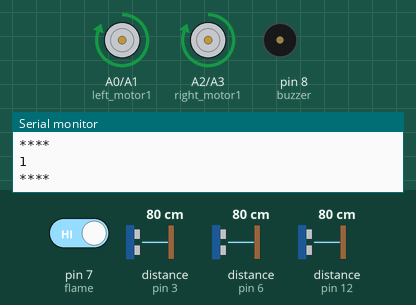
Bench run of a sketch on a simulated Arduino Uno, built with avr-gcc and run on an emulated ATmega328P. Parts: motor-driver pin pairs drawn as motors (green arrow = first pin HIGH = forward, orange = second pin HIGH = backward, longer = more drive), buzzer (waves = sounding, pin HIGH), the last lines printed to the serial monitor. Wiring (inferred from the names in the program): 3 × ultrasonic range finder: trigger pin 2, echo pin 6 / trigger pin 5, echo pin 3 / trigger pin 13, echo pin 12. The inputs (shaded band) are chosen by the test bench; at power-on: pin 7 (flame) HIGH, distance to the obstacle (sensors on pin 6, pin 3, pin 12) 80 cm. The echo pulse lasts 58.3 µs per cm; pins used as bus, display or sensor lines are not drawn.

Above: at 4.3 s.
4.4 s: pin 7 (flame) driven LOW
At 6.3 s:
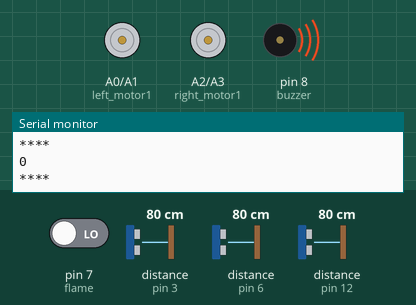
8.9 s: pin 7 (flame) driven HIGH
17.0 s: distance to the obstacle (sensor on pin 6) set to 4 cm
At 21.9 s:
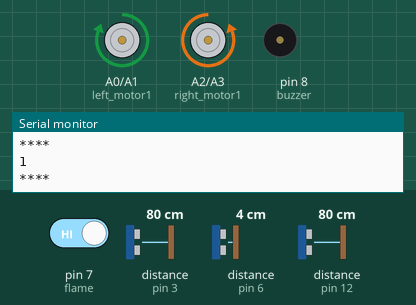
26.1 s: distance to the obstacle (sensor on pin 6) set to 35 cm
At 29.4 s:
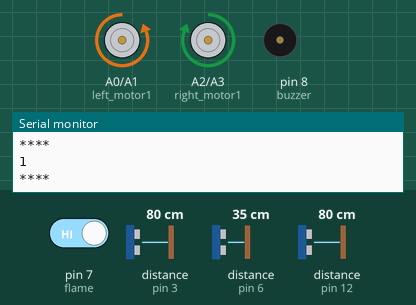
Timing chart, 0 to 35.0 s (numbered marks = the images above; inputs shaded):
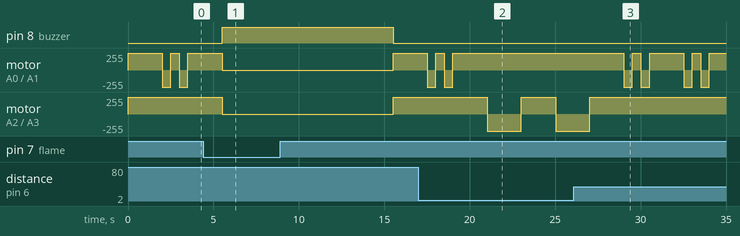

The sketch:

code.ino
```cpp
int left_trigPin = 5;
int left_echoPin = 6;

int centre_trigPin = 2;
int centre_echoPin = 3;

int right_trigPin = 13;
int right_echoPin = 12;

int flame = 7;
int buzzer = 8;
int left_motor1 = A0;
int left_motor2 = A1;
int right_motor1 = A2;
int right_motor2 = A3;
long duration1;
int distance1;
long duration2;
int distance2;
long duration3;
int distance3;
int pre;
int flame_detected;


void forward(){
  analogWrite(left_motor1,150);
  analogWrite(left_motor2,0);
  analogWrite(right_motor1,150);
  analogWrite(right_motor2,0);

 }

void backward(){
  analogWrite(left_motor1,0);
  analogWrite(left_motor2,150);
  analogWrite(right_motor1,0);
  analogWrite(right_motor2,150);
 }
void leftward(){
  analogWrite(left_motor1,0);
  analogWrite(left_motor2,150);
  analogWrite(right_motor1,150);
  analogWrite(right_motor2,0);
 }

void rightward(){
  analogWrite(left_motor1,150);
  analogWrite(left_motor2,0);
  analogWrite(right_motor1,0);
  analogWrite(right_motor2,150);
 }

void stop(){
  digitalWrite(left_motor1,LOW);
  digitalWrite(left_motor2,LOW);
  digitalWrite(right_motor1,LOW);
  digitalWrite(right_motor2,LOW);
}
void setup() {

  // put your setup code here, to run once:
  Serial.begin(9500);
pre = -1;
pinMode(left_motor1,OUTPUT);
pinMode(left_motor2,OUTPUT);
pinMode(right_motor1,OUTPUT);
pinMode(right_motor2,OUTPUT);
pinMode(left_echoPin,INPUT);
pinMode(left_trigPin,OUTPUT);
pinMode(centre_echoPin,INPUT);
pinMode(centre_trigPin,OUTPUT);
pinMode(right_echoPin,INPUT);
pinMode(right_trigPin,OUTPUT);
pinMode(flame,INPUT);
pinMode(buzzer,OUTPUT);

}

void loop() {

forward();

// Clears the trigPin
digitalWrite(left_trigPin, LOW);
digitalWrite(right_trigPin, LOW);
digitalWrite(centre_trigPin, LOW);
delayMicroseconds(2);
// Sets the trigPin on HIGH state for 10 micro seconds
digitalWrite(left_trigPin, HIGH);
digitalWrite(right_trigPin, HIGH);
digitalWrite(centre_trigPin, HIGH);
delayMicroseconds(10);
digitalWrite(left_trigPin, LOW);
digitalWrite(right_trigPin, LOW);
digitalWrite(centre_trigPin, LOW);
// Reads the echoPin, returns the sound wave travel time in microseconds
duration1 = pulseIn(left_echoPin, HIGH);
duration2 = pulseIn(right_echoPin, HIGH);
duration3 = pulseIn(centre_echoPin, HIGH);
// Calculating the distance
distance1= duration1*0.034/2;
distance2= duration2*0.034/2;
distance3= duration3*0.034/2;
Serial.println(distance1);
Serial.println(distance2);
Serial.println(distance3);
Serial.println("****");


  flame_detected = digitalRead(flame);
Serial.println(flame_detected);
Serial.println("****");
  if (flame_detected == 0)
  {
    stop();
    digitalWrite(buzzer, HIGH);
    delay(10000);
    Serial.println("Flame detected...! take action immediately.");
    digitalWrite(buzzer, LOW);

  }

else if(distance1<20 && distance2<20 && distance3<20){
  rightward();
  delay(2000);/////turn_around

  /*digitalWrite(led,HIGH);
delay(500);
digitalWrite(led,LOW);
delay(500);
  stop();
  delay(5000);*/

}

else if(distance1>20 && distance2<20 && distance3<20){
  leftward();
  delay(500);
  pre = 0;
  forward();
  delay(500);
  leftward();
  delay(500);
/*digitalWrite(led,HIGH);
delay(500);
digitalWrite(led,LOW);
delay(500);
  stop();
  delay(5000);*/
  }

else if(distance1<20 && distance2<20 && distance3>20){
  rightward();
  delay(500);
  pre = 1;
  forward();
  delay(500);
  rightward();
  delay(500);
/*digitalWrite(led,HIGH);
delay(500);
digitalWrite(led,LOW);
delay(500);
  stop();
  delay(5000);*/
  }
else if(distance1>20 && distance2<20 && distance3<20){
  leftward();
  delay(500);
  pre = 0;
  forward();
  delay(500);
  leftward();
  delay(500);
/*digitalWrite(led,HIGH);
delay(500);
digitalWrite(led,LOW);
delay(500);
  stop();
  delay(5000);*/
  }
else if(distance1>20 && distance2<20 && distance3>20 && pre==-1){
  rightward();
  delay(500);
  pre = 1;
  forward();
  delay(500);
  rightward();
  delay(500);
 /*digitalWrite(led,HIGH);
delay(500);
digitalWrite(led,LOW);
delay(500);
  stop();
0  delay(5000);*/
  }
else if(distance1>20 && distance2<20 && distance3>20 && pre==0){
  rightward();
  delay(500);
  pre = 1;
  forward();
  delay(500);
  rightward();
  delay(500);
/*digitalWrite(led,HIGH);
delay(500);
digitalWrite(led,LOW);
delay(500);
  stop();
  delay(5000);*/
  }

else if(distance1>20 && distance2<20 && distance3>20 && pre==1){
  leftward();
  delay(500);
  pre = 0;
  forward();
  delay(500);
  leftward();
  delay(500);
/*digitalWrite(led,HIGH);
delay(500);
digitalWrite(led,LOW);
delay(500);
  stop();
  delay(5000);*/
  }


}
```

Measured:
- after the input at 4.4 s, pin 8 (buzzer): LOW → HIGH after 1.1 s; motor on A2 (right_motor1) / A3 (right_motor2): forward 255/255 → stopped after 1.1 s
- after the input at 17.0 s, motor on A0 (left_motor1) / A1 (left_motor2): goes on until 19.0 s, then stays forward 255/255; motor on A2 (right_motor1) / A3 (right_motor2): forward 255/255 → backward 255/255 after 4.0 s, → forward 255/255 2.0 s later, → backward 255/255 2.0 s later
- after the input at 26.1 s, motor on A0 (left_motor1) / A1 (left_motor2): forward 255/255 → backward 255/255 after 2.9 s, → forward 255/255 0.50 s later, → backward 255/255 0.50 s later, → forward 255/255 0.50 s later, … (8 changes in this stretch); motor on A2 (right_motor1) / A3 (right_motor2): goes on until 27.0 s, then stays forward 255/255
